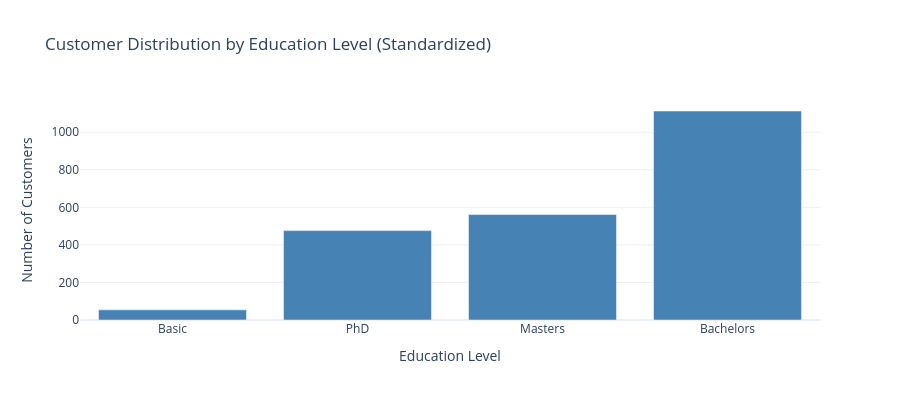

Source (notebook cell):
### Code cell
#Visualize new categories
fig = px.bar(x=education_counts.index, y=education_counts.values,
              title='Customer Distribution by Education Level (Standardized)',
              labels={'x': 'Education Level', 'y': 'Number of Customers'},
              color_discrete_sequence=['steelblue'])
fig.update_layout(showlegend=False, height=400)
fig.show()

### Figure 1 — Plotly figure (JSON) as saved in the notebook; plotly's stock layout.template omitted (floating-point values rounded to 4 significant figures)
{"data": [{"alignmentgroup": "True", "hovertemplate": "Education Level=%{x}<br>Number of Customers=%{y}<extra></extra>", "legendgroup": "", "marker": {"color": "steelblue", "pattern": {"shape": ""}}, "name": "", "offsetgroup": "", "orientation": "v", "showlegend": false, "textposition": "auto", "x": ["Basic", "PhD", "Masters", "Bachelors"], "xaxis": "x", "y": [54, 476, 562, 1113], "yaxis": "y", "type": "bar"}], "layout": {"xaxis": {"anchor": "y", "domain": [0.0, 1.0], "title": {"text": "Education Level"}}, "yaxis": {"anchor": "x", "domain": [0.0, 1.0], "title": {"text": "Number of Customers"}}, "legend": {"tracegroupgap": 0}, "title": {"text": "Customer Distribution by Education Level (Standardized)"}, "barmode": "relative", "showlegend": false, "height": 400}}
